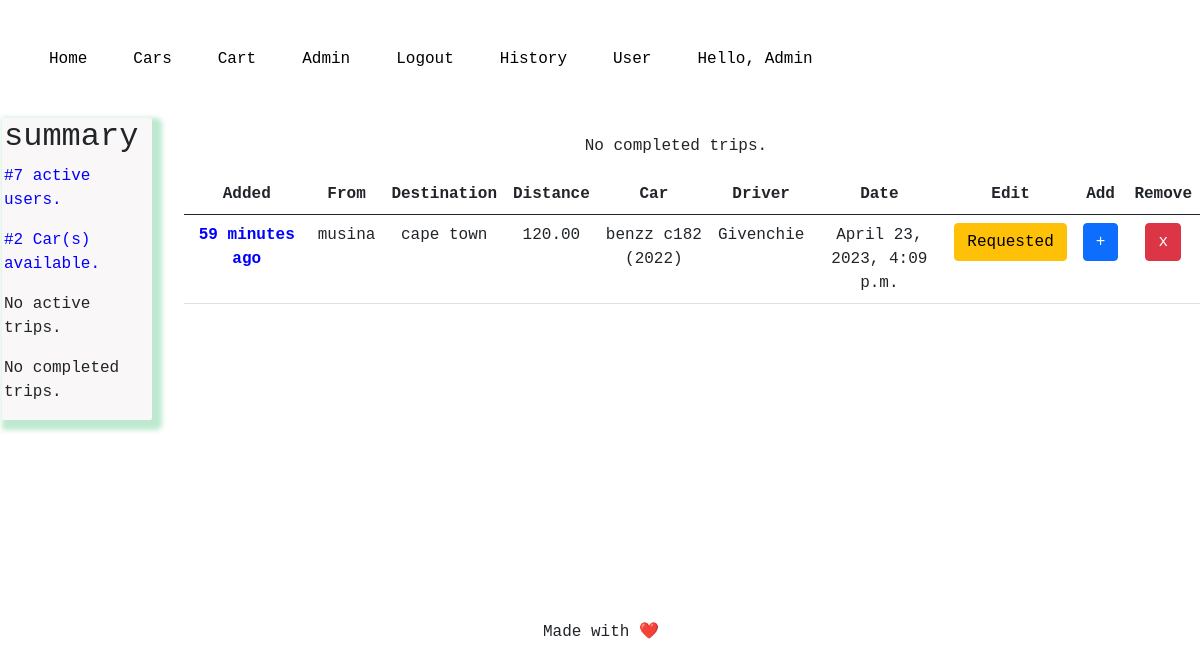
/trips/ (signed in), run on the app's committed database.
### trip/models.py (models this page shows, shortened)
class Trip(models.Model):
    start_location = models.CharField(max_length=100)
    end_location = models.CharField(max_length=100)
    distance = models.DecimalField(max_digits=5, decimal_places=2)
    car = models.ForeignKey(Car, on_delete=models.CASCADE, related_name='trips')
    user = models.ForeignKey(User, on_delete=models.CASCADE, related_name='trips')
    trip_date = models.DateTimeField(datetime.now)
    seats_avail= models.IntegerField(default=1)
    status = models.CharField(max_length=30,choices = STATUS,default="Active")
    date_added = models.DateTimeField(auto_now_add = True,null=True)
    class Meta:
        ordering = ['-date_added']

class Car(models.Model):
    make = models.CharField(max_length=50)
    model = models.CharField(max_length=50)
    driver = models.OneToOneField(User,on_delete=models.CASCADE)
    year = models.IntegerField()
    date_added = models.DateTimeField(auto_now_add = True,null=True)
    def __str__(self):
        return f"{self.make} {self.model} ({self.year})"
    class Meta:
        ordering = ['-date_added']

### trip/views.py (the view)
# urls.py: path('trips/',views.get_trips,name="trips"),
def get_trips(request):
    trips = Trip.objects.all()
    completed_trips = Trip.objects.filter(status='Completed')
    for completed_trip in completed_trips:
        print("completed trips",completed_trip.id)
        print(f"driver: {completed_trip.user}, date : {completed_trip.trip_date}")
    count_completed_trips = completed_trips.count()
    all_users = User.objects.all()
    users_count = all_users.count()
    cars = Car.objects.all()
    cars_count = cars.count()
    requested_trips = Trip.objects.filter(status="Requested")
    for requested_trip in requested_trips:
        print(f"requested trips {requested_trip.id}")
    count_requested_trips = requested_trips.count()
    active_trips = Trip.objects.filter(status="Active")
    for active_trip in active_trips:
        print("Active trips:",active_trip.id)
    count_active_trips = active_trips.count()
    is_driver = UserProfile.objects.filter(is_driver=True).exists()
    username = request.user.username
    context = {
        "count_active_trips":count_active_trips,
            "count_requested_trips":count_requested_trips,
               "trips":trips,
               "count_completed_trips":count_completed_trips,
               "users_count":users_count,
               "cars":cars,"cars_count":cars_count,
               'username': username
               }
    return render(request,"trip/home.html",context)

### trip/templates/trip/home.html (shortened to what this page needs)
{% extends "trip/base.html" %} {% block content %}
<div class="container-main">
  <div class="summary">
    <div class="users">
      <h2>summary</h2>
      <div class="user">
        {% if users_count %}
        <p style="color:blue;">#{{users_count}} active users.</p>
        {% else %}
        <p>No users</p>
        {% endif %}
      </div>
    </div>
    <div class="cars">
      {% if cars_count%}
      <p style="color:blue;">#{{cars_count}} Car(s) available.</p>
      {%else%}
      <p>No cars</p>
      {% endif %}
    </div>
    <div class="active-trips">
      <p>{% if count_active_trips %}</p>
      <p style="color:orangered;">#Active trips :{{ count_active_trips}}</p>
      {%else%}
      <p>No active trips.</p>
      {% endif %}
    </div>
    <p>{% if count_completed_trips %}</p>
    <p style="color:rgb(236, 155, 4);">#completed trips :{{ count_completed_trips}}</p>
    {%else%}
    <p>No completed trips.</p>
    {% endif %}
  </div>
  {% if trips %}
  <div class="trips-homepage">
    <p>{% if count_completed_trips %}</p>
    <h3>Book a trip now</h3>
    {%else%}
    <p>No completed trips.</p>
    {% endif %}
    <ol>
      <div class="trip">
        <table class="table">
          <thead>
            <tr>
              <th scope="col">Added</th>
              <th scope="col">From</th>
              <th scope="col">Destination</th>
              <th scope="col">Distance</th>
              <th scope="col">Car</th>
              <th scope="col">Driver</th>
              <th scope="col">Date</th>
              <th scope="col">Edit</th>
              <th scope="col">Add</th>
              <th scope="col">Remove</th>
            </tr>
          </thead>
          <tbody>
            {% for trip in trips %}
            <tr>
              <td style="color: blue; font-weight: bold">
                {{trip.date_added |timesince}} ago
              </td>
              <td>{{trip.start_location}}</td>
              <td>{{trip.end_location}}</td>
              <td>{{trip.distance}}</td>
              <td>{{trip.car}}</td>
              <td>{{trip.user }}</td>
              <td>{{trip.trip_date}}</td>
              <td>
                {% if trip.status == "Completed" %}
                <a id="editBtn" href="{% url 'edit_trip' trip.id %}" class="btn btn-warning">{{trip.status}}
                </a>
                {% else%}
                <a id="editBtn" href="{% url 'edit_trip' trip.id %}" class="btn btn-warning">{{trip.status}}
                </a>
                {% endif %}
              </td>
              <td>
                <a id="add_trip" href="{% url 'add_trip' %}" class="btn btn-primary">+</a>
              </td>
              <td>
                <a id="add_trip" href="{% url 'delete_trip' trip.id %}" class="btn btn-danger">x</a>
              </td>
            </tr>
            {% endfor %}
          </tbody>
        </table>
      </div>
    </ol>
  </div>
  {%else%}
  <div>
    <a href="{% url 'add_trip' %}" class="btn btn-success">Add trip</a>
  </div>
  {% endif %}
</div>
{% endblock%}

### trip/templates/trip/header.html
<div class="header">
  {% if user.is_authenticated %}
  <a href="{% url 'trips'%}">Home</a>
  <a href="{% url 'cars' %}">Cars</a>
  <a href="{% url 'cart' %}">Cart</a>
  <a href="/admin">Admin</a>
  <a href="{% url 'logout' %}">Logout</a>
  <a href="{% url 'history' %}">History</a>
  <a href="{% url 'user' %}">User</a>
  <a> Hello, {{ username}}</a>
  {%else%}
  <a href="{% url 'trips'%}">Home</a>
  <a href="{% url 'all-users' %}">Users</a>
  <a href="{% url 'login' %}">Login</a>
  <a href="{% url 'register' %}">Sign up</a>
  {% endif %}
</div>

### trip/templates/trip/base.html (style rules this page uses)
* { font-family: monospace,Helvetica; }
.header { display:flex; }
.header,a { text-decoration:none; padding:2%; text-align: center; justify-items: space-between; color:black; }

### trip/templates/trip/home.html (style rules this page uses)
body { margin-left: 2px; }
.container-main { display: grid; grid-template-columns: 0.5fr 3.5fr; }
.trips-homepage, h3 { text-align: center; }
.summary { background-color:rgb(249, 247, 247) ; border-radius:0 2px 2px 0; border: none; box-shadow: 5px 5px 5px 5px rgba(123, 211, 161, 0.5); padding-left: 2px; }

### data on the page
Trip: date_added "59 minutes", start_location "musina", end_location "cape town", distance "120.00", car "benzz c182 (2022)", user "Givenchie", trip_date "April 23, 2023, 4:09 p.m.", status "Requested"

### other printed values
{{ username }} "Admin"
{{ users_count }} "7"
{{ cars_count }} "2"
